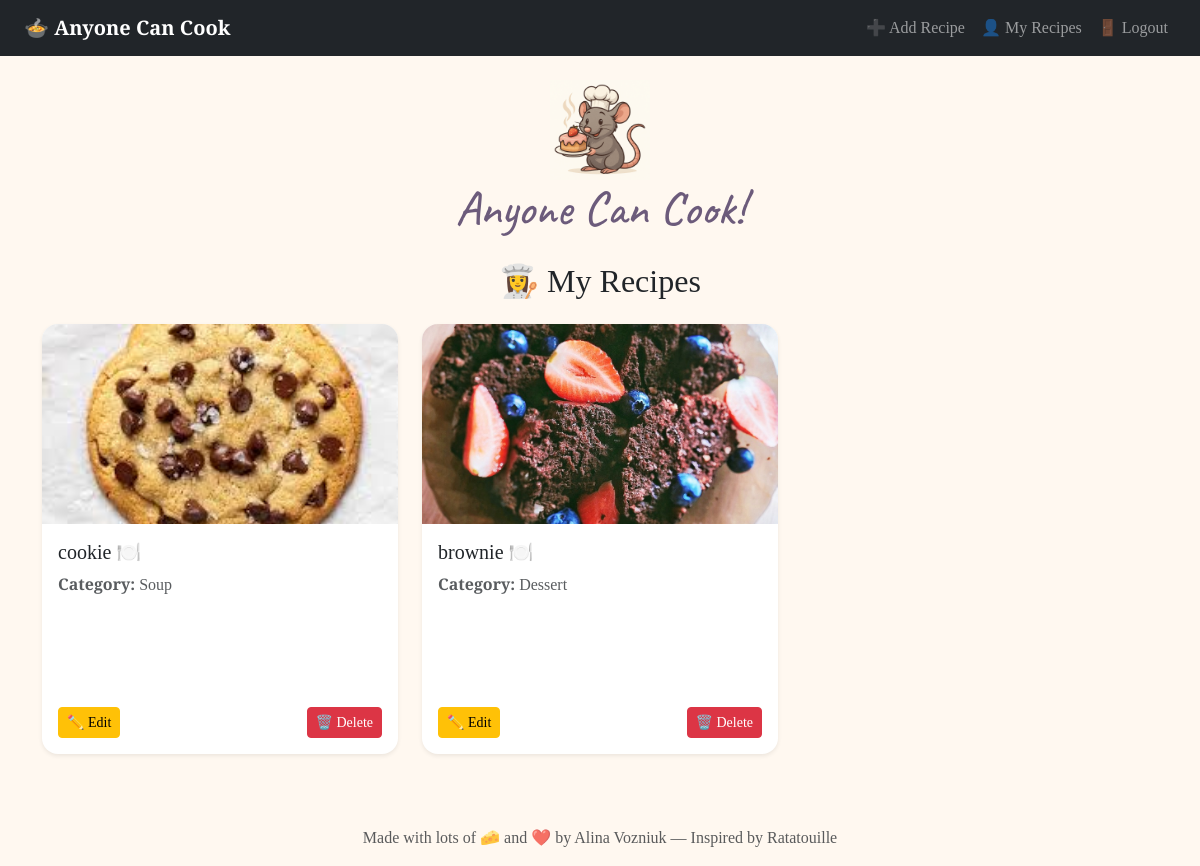
/my_recipes (signed in), run on an earlier commit of the app's database.
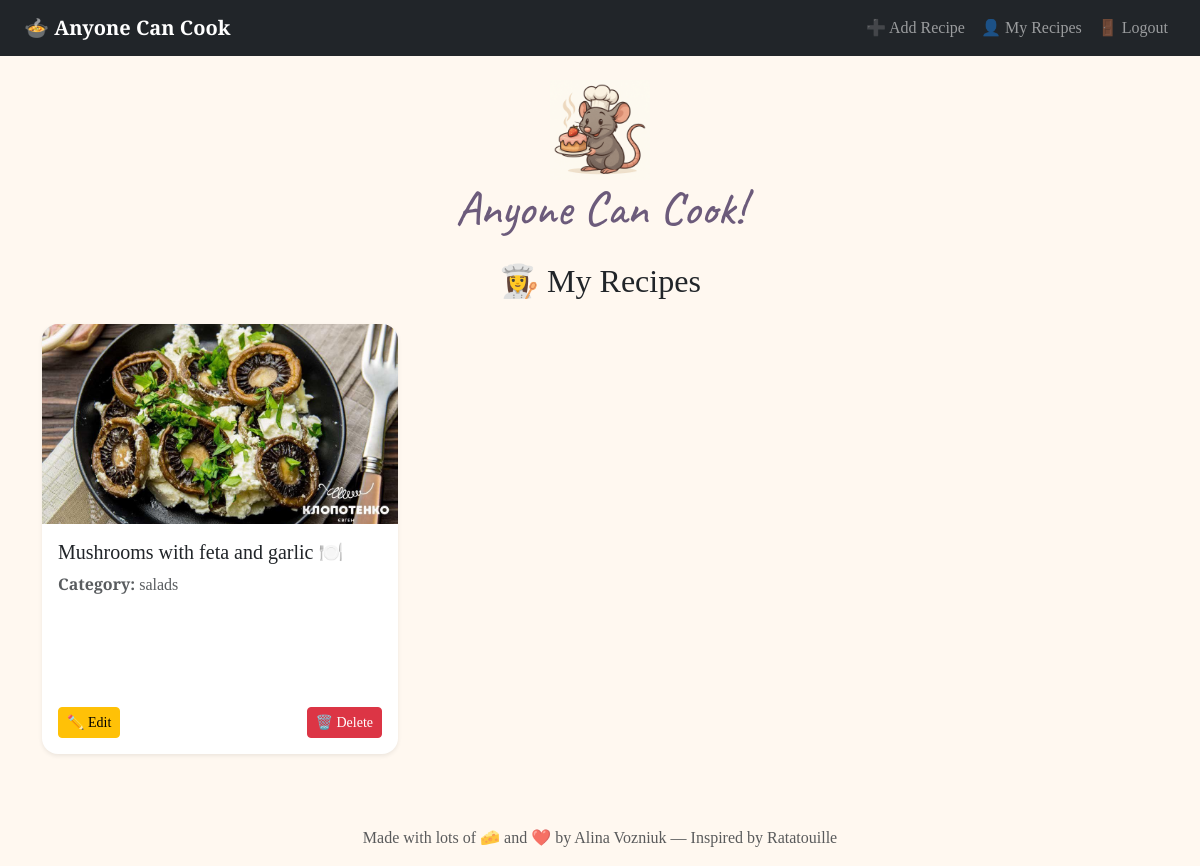
And on a later commit of the database.
### app.py (models this page shows)
class Recipe(db.Model):
    id = db.Column(db.Integer, primary_key=True)
    title = db.Column(db.String(150), nullable=False)
    category = db.Column(db.String(50), nullable=False)
    ingredients = db.Column(db.Text, nullable=False)
    process = db.Column(db.Text, nullable=False)
    image = db.Column(db.String(150))
    source = db.Column(db.String(250), nullable=True)
    date = db.Column(db.DateTime, default=datetime.utcnow)
    votes_interesting = db.Column(db.Integer, default=0)
    votes_mindblowing = db.Column(db.Integer, default=0)
    votes_false = db.Column(db.Integer, default=0)
    user_id = db.Column(db.Integer, db.ForeignKey('user.id'))

### app.py (the view)
@app.route('/my_recipes')
@login_required
def my_recipes():
    recipes = Recipe.query.filter_by(user_id=current_user.id).order_by(Recipe.id.desc()).all()
    return render_template('my_recipes.html', recipes=recipes)

### app.py (called while the page is built)
@login_manager.user_loader
def load_user(user_id):
    return User.query.get(int(user_id))

### templates/my_recipes.html (shortened to what this page needs)
{% extends 'base.html' %}
{% block content %}
<h2 class="mb-4 text-center">👩‍🍳 My Recipes</h2>
{% if recipes %}
<div class="row">
  {% for recipe in recipes %}
  <div class="col-md-6 col-lg-4 mb-4">
    <div class="card h-100 shadow-sm border-0" style="border-radius: 1rem; min-height: 430px;">
      {% if recipe.image %}
      <img src="{{ url_for('static', filename='uploads/' + recipe.image) }}" class="card-img-top rounded-top" style="height: 200px; object-fit: cover;">
      {% endif %}
      <div class="card-body d-flex flex-column">
        <h5 class="card-title">
          <a href="{{ url_for('recipe_detail', recipe_id=recipe.id) }}" class="text-decoration-none text-dark">
            {{ recipe.title }} 🍽️
          </a>
        </h5>
        <p class="text-muted"><strong>Category:</strong> {{ recipe.category }}</p>
        <div class="mt-auto d-flex justify-content-between">
          <a href="{{ url_for('edit_recipe', recipe_id=recipe.id) }}" class="btn btn-warning btn-sm">✏️ Edit</a>
          <a href="{{ url_for('delete_recipe', recipe_id=recipe.id) }}" class="btn btn-danger btn-sm">🗑️ Delete</a>
        </div>
      </div>
    </div>
  </div>
  {% endfor %}
</div>
{% else %}
<p class="text-center text-muted">You haven’t added any recipes yet. 🍲</p>
{% endif %}
{% endblock %}

### templates/base.html (shortened to what this page needs)
<!DOCTYPE html>
<html lang="en">
<head>
    <link href="https://cdn.jsdelivr.net/npm/bootstrap@5.3.0/dist/css/bootstrap.min.css" rel="stylesheet">
</head>
<body>
    <nav class="navbar navbar-expand-lg navbar-dark bg-dark px-4">
        <a class="navbar-brand" href="{{ url_for('index') }}">🍲 Anyone Can Cook</a>
        <div class="collapse navbar-collapse">
            <ul class="navbar-nav ms-auto">
                {% if current_user.is_authenticated %}
                    <li class="nav-item"><a class="nav-link" href="{{ url_for('add_recipe') }}">➕ Add Recipe</a></li>
                    <li class="nav-item"><a class="nav-link" href="{{ url_for('my_recipes') }}">👤 My Recipes</a></li>
                    <li class="nav-item"><a class="nav-link" href="{{ url_for('logout') }}">🚪 Logout</a></li>
                {% else %}
                    <li class="nav-item"><a class="nav-link" href="{{ url_for('login') }}">🔐 Login</a></li>
                    <li class="nav-item"><a class="nav-link" href="{{ url_for('register') }}">📝 Register</a></li>
                {% endif %}
            </ul>
        </div>
    </nav>
    <div class="container mt-4">
        <div class="text-center mb-4">
            <img src="{{ url_for('static', filename='logo.png') }}" height="100" alt="Remy the Chef">
            <h1 class="remy-title">Anyone Can Cook!</h1>
        </div>
        {% block content %}{% endblock %}
    </div>
    <footer class="text-center mt-5 mb-3 text-muted">
        Made with lots of 🧀 and ❤️ by Alina Vozniuk — Inspired by Ratatouille
    </footer>
</body>
</html>

### templates/base.html (style rules this page uses)
body { font-family: 'Playfair Display', serif; background-color: #fff8f0; }
.remy-title { font-family: 'Caveat', cursive; font-size: 3rem; color: #6c5b7b; }
.navbar-brand { font-weight: bold; }
.card-img-top { transition: transform 0.4s ease; border-top-left-radius: 1rem; border-top-right-radius: 1rem; }
.card { overflow: hidden; animation: fadeIn 0.6s ease-in; }
.card-title a { transition: color 0.3s ease, text-shadow 0.3s ease; }

What changed in the data, as far as the page shows it:
removed Recipe: image (picture), title "cookie", category "Soup"
removed Recipe: image (picture), title "brownie", category "Dessert"
added Recipe: image (picture), title "Mushrooms with feta and garlic", category "salads"
